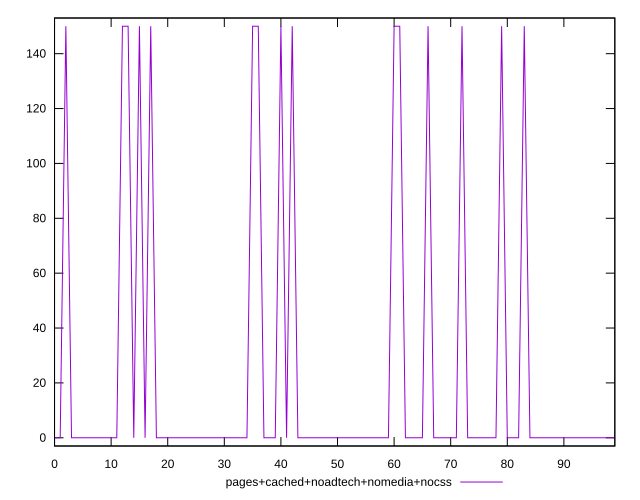

The script that saved this image:
reset

$pagesCachedNoadtechNomediaNocss <<EOF
0 0
1 0
2 150
3 0
4 0
5 0
6 0
7 0
8 0
9 0
10 0
11 0
12 150
13 150
14 0
15 150
16 0
17 150
18 0
19 0
20 0
21 0
22 0
23 0
24 0
25 0
26 0
27 0
28 0
29 0
30 0
31 0
32 0
33 0
34 0
35 150
36 150
37 0
38 0
39 0
40 150
41 0
42 150
43 0
44 0
45 0
46 0
47 0
48 0
49 0
50 0
51 0
52 0
53 0
54 0
55 0
56 0
57 0
58 0
59 0
60 150
61 150
62 0
63 0
64 0
65 0
66 150
67 0
68 0
69 0
70 0
71 0
72 150
73 0
74 0
75 0
76 0
77 0
78 0
79 150
80 0
81 0
82 0
83 150
84 0
85 0
86 0
87 0
88 0
89 0
90 0
91 0
92 0
93 0
94 0
95 0
96 0
97 0
98 0
99 0
EOF

set key outside below
set xrange [0:99]
set yrange [-3:153]
set trange [-3:153]
set terminal svg size 640, 500 enhanced background rgb 'white'
set output "report_00019_2021-02-10T18-14-37.922Z//unminified-javascript/comparison/line/4_vs_5.svg"

plot $pagesCachedNoadtechNomediaNocss title "pages+cached+noadtech+nomedia+nocss" with line

reset
